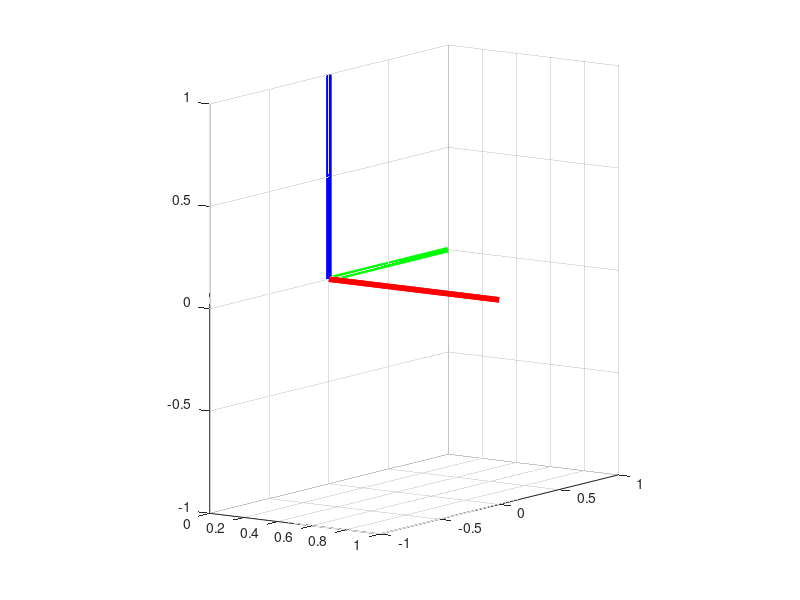

MATLAB code to generate this figure: (Note: this script raises an error after producing the figure.)
% Setup Figure and Axes
fig1=figure;
view([35 10])
grid on
axis equal
xlim([0 1])
ylim([-1 1])
zlim([-1 1])

r2=[.5;.5;.5];  % components of r, expressed in frame 2

% draw frame 1
line([0 1],[0 0],[0 0],'Color','r','LineWidth',4);    % x1
line([0 0],[0 1],[0 0],'Color','g','LineWidth',4);    % y1
line([0 0],[0 0],[0 1],'Color','b','LineWidth',4);    % z1

% create line handles for frame 2, the vector r and the dashed lines
Lx2=line([0 1],[0 0],[0 0],'Color','r','LineWidth',4);    % x1
Ly2=line(0,0,0,'Color','g','LineWidth',4);    % y1
Lz2=line(0,0,0,'Color','b','LineWidth',4);    % z1
Lr1=line(0,0,0,'Color','k','LineWidth',4);
LdyZ=line(0,0,0,'Color','k','LineWidth',.1,'LineStyle','--');
LdyY=line(0,0,0,'Color','k','LineWidth',.1,'LineStyle','--');
LdzY=line(0,0,0,'Color','k','LineWidth',.1,'LineStyle','--');
LdzZ=line(0,0,0,'Color','k','LineWidth',.1,'LineStyle','--');

%%
phi=0;
while isvalid(fig1)         % close the figure to stop animation
    phi = phi + 1*pi/180;   % previous angle plus 1 degree
    
    x12=[1;0;0];    % components of x2, expressed in frame 1
    y12=[0;cos(phi);sin(phi)];
    z12=[0;-sin(phi);cos(phi)];
    R12=[x12, y12, z12];
    r1=R12*r2;      % components of r, expressed in frame 1
    
    % update line coordinates
    Ly2.XData=[0 y12(1)];
    Ly2.YData=[0 y12(2)];
    Ly2.ZData=[0 y12(3)];
    Lz2.XData=[0 z12(1)];
    Lz2.YData=[0 z12(2)];
    Lz2.ZData=[0 z12(3)];
    LdyZ.XData=[0 0];
    LdyZ.YData=[y12(2) y12(2)];
    LdyZ.ZData=[0 y12(3)];
    
    LdyY.XData=[0 0];
    LdyY.YData=[0 y12(2)];
    LdyY.ZData=[y12(3) y12(3)];
    
    LdzY.XData=[0 0];
    LdzY.YData=[z12(2) z12(2)];
    LdzY.ZData=[0 z12(3)];
    
    LdzZ.XData=[0 0];
    LdzZ.YData=[0 z12(2)];
    LdzZ.ZData=[z12(3) z12(3)];
    
    Lr1.XData=[0 r1(1)];
    Lr1.YData=[0 r1(2)];
    Lr1.ZData=[0 r1(3)];
    
    pause(1/60);            % 60 fps
end


